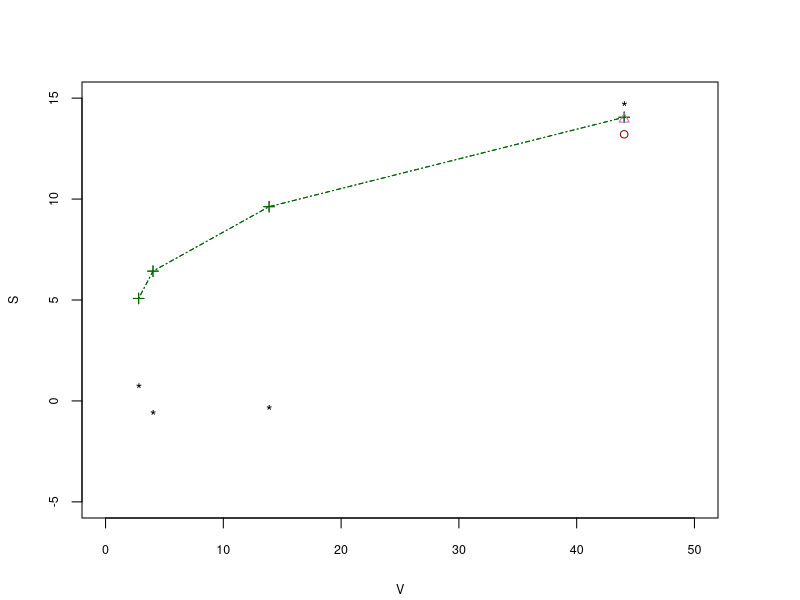

Write R code to recreate this figure.
# Software (c) 2021, The University of Warwick (the "Software"), comprising of code written in R. 
#
# The Software remains the property of the University of Warwick ("the University"). 
# 
# The Software is distributed "AS IS" under this Licence solely for non-commercial use, 
# such as academic research, clinical research, and clinical trials, in the hope that it 
# will be useful, but in order that the University as a charitable foundation protects 
# its assets for the benefit of its educational and research purposes, the University  
# makes clear that no condition is made or to be implied, nor is any warranty given or to  
# be implied, as to the accuracy of the Software, or that it will be suitable for any  
# particular purpose or for use under any specific conditions. Furthermore, the University  
# disclaims all responsibility for the use which is made of the Software. It further  
# disclaims any liability for the outcomes arising from using the Software. 
# 
# The Licensee agrees to indemnify the University and hold the University harmless from  
# and against any and all claims, damages and liabilities asserted by third parties  
# (including claims for negligence) which arise directly or indirectly from the use of  
# the Software. No part of the Software may be reproduced, modified, transmitted or  
# transferred in any form or by any means, electronic or mechanical, without the  
# express permission of the University. The permission of the University is not required  
# if the said reproduction, modification, transmission or transference is done without  
# financial return, the conditions of this Licence are imposed upon the receiver of the  
# product, and all original and amended source code is included in any transmitted product.  
# You may be held legally responsible for any copyright infringement that is caused or  
# encouraged by your failure to abide by these terms and conditions.
# 
# You are not permitted under this Licence to use this Software commercially. Use for which  
# any financial return is received shall be defined as commercial use, and includes  
# (1) integration of all or part of the source code or the Software into a product for sale  
# or license by or on behalf of Licensee to third parties or (2) use of the Software or any  
# derivative of it for research with the final aim of developing software products for  
# sale or license to a third party or (3) use of the Software or any derivative of it for  
# research with the final aim of developing non-software products for sale or license to  
# a third party, or (4) use of the Software to provide any service to an external organisation  
# for which payment is received.   
# 
# If you are interested in using the Software commercially, please contact Warwick Ventures  
# Limited ("WVL"), the technology transfer company of the University, to negotiate a licence.  
# Contact details are: ventures@warwick.ac.uk.  
#
# If you are in any doubt if your use constitutes commercial use, contact WVL.



library(mvtnorm)
library(parallel)

#-------------------------------------------------------------------------------
conditional_error <- function (look_size, upper, observed_statistic){
  n.looks = length(look_size)- length(observed_statistic) + 2
  s_var = matrix(rep(NA, n.looks^2), ncol=n.looks)
  for (i in seq(1, n.looks)){
    for (j in seq(1,i)){
      s_var[i,j] = s_var[j,i] = look_size[j+length(observed_statistic)-2] 
    }
  }
  #print(s_var)
  counter = length(observed_statistic)-1
  CTI_err = c(rep(NA, 2))
  J.sigma = matrix(rep(NA, (n.looks-1)^2), ncol=(n.looks-1))
  J.mean = c(rep(0, (n.looks-1)))
  sigma_11 = matrix(rep(NA, 1), ncol=1)
  sigma_12 = matrix(NA, nrow=1, ncol=(n.looks-1))
  sigma_21 = matrix(NA, nrow=(n.looks-1), ncol=1)
  sigma_22 = matrix(rep(NA, (n.looks-1)^2), ncol=(n.looks-1))
  sigma_11 = s_var[1,1]
  sigma_12 = s_var[1,2:n.looks]
  sigma_21 = s_var[2:n.looks,1]
  sigma_22 = s_var[2:n.looks,2:n.looks]
  J.sigma = sigma_22 - sigma_21%*%solve(sigma_11)%*%sigma_12
  J.mean = sigma_21%*%solve(sigma_11)%*%observed_statistic[counter]
  
  if (length(observed_statistic) == length(look_size)) {
    CTI_err[2] = 1 - pnorm(upper[length(observed_statistic)], mean = J.mean, sd = sqrt(J.sigma))
  }
  else {
    u = c(upper[length(observed_statistic):length(look_size)])
    #l = c(rep(-Inf, (n.looks-counter)))
    CTI_err[2] = 1-pmvnorm(upper = u, mean = J.mean[1:(n.looks-1)], sigma = J.sigma[1:(n.looks-1),1:(n.looks-1)], abseps=0.00001,maxpts=10000)[1]
  }
  CTI_err[1] = observed_statistic[counter]
  #print(CTI_err_new)
  return(CTI_err)
  
}

#-------------------------------------------------------------------------------
search.function <- function(u, target, mean, sigma){
  ( 1 - pnorm(u, mean = mean, sd = sqrt(sigma)) - target)
}

#-------------------------------------------------------------------------------
CE_boundary <- function(look_size, CTI_err, observed_statistic){
  n.looks = 2#(length(observed_statistic)-1)+1 #same as CTI_err size
  s_var = matrix(rep(NA, n.looks^2), ncol=n.looks)
  for (i in seq(1, n.looks)){
    for (j in seq(1,i)){
      s_var[i,j] = s_var[j,i] = look_size[j+length(observed_statistic)-2] 
    }
  }
  #print(s_var)
  counter = length(observed_statistic)-1
  #CTI_err = c(rep(NA, counter+1))
  J.sigma = c(rep(NA, 1))
  J.mean = c(rep(NA, 1))
  sigma_11 = c(rep(NA, 1))#matrix(rep(NA, counter^2), ncol=counter)
  sigma_12 = c(rep(NA, 1))#matrix(NA, nrow=counter , ncol=(n.looks-counter))
  sigma_21 = c(rep(NA, 1))#matrix(NA, nrow=(n.looks-counter), ncol=counter)
  sigma_22 = c(rep(NA, 1))#matrix(rep(NA, (n.looks-counter)^2), ncol=(n.looks-counter))
  sigma_11 = s_var[1,1]
  sigma_12 = s_var[1,2]
  sigma_21 = s_var[2,1]
  sigma_22 = s_var[2,2]
  J.sigma = sigma_22 - sigma_21%*%solve(sigma_11)%*%sigma_12
  J.mean = sigma_21%*%solve(sigma_11)%*%observed_statistic[counter]
  #print(J.sigma)
  #print(J.mean)
  new_upper = uniroot(search.function, target = CTI_err[2], mean = J.mean, sigma = J.sigma, interval=c(-50,50)*sqrt(look_size[counter+1]))$root
  #print(new_upper_new)
  return(new_upper) 
}
#-------------------------------------------------------------------------------
MSN.search <- function(Max_size, target, Max_looks, org_z.boundaries){
  tail(Power(seq(1,Max_looks)/Max_looks * Max_size, org_z.boundaries, lower = rep(-Inf, Max_looks), theta = delta), n=1 ) - target
}

#-------------------------------------------------------------------------------

design <- function(look_size, alpha.star.u, alpha.star.l)
{
  n.looks = length(look_size)
  alpha.star.u.inc = increments(alpha.star.u)
  alpha.star.l.inc = increments(alpha.star.l)
  
  upper = rep(Inf, n.looks)
  lower = rep(-Inf, n.looks)
  for (look in seq(1, n.looks))
  {
    if (alpha.star.u.inc[look] > 0) {
      upper[look] = uniroot(upper_boundaries, c(-50,50)*sqrt(look_size[look]), look, look_size, upper, lower, target=alpha.star.u[look])$root
    }
    if (alpha.star.l.inc[look] > 0) {
      lower[look] = uniroot(lower_boundaries, c(-50,50)*sqrt(look_size[look]), look, look_size, upper, lower, target=alpha.star.l[look])$root
    }
  }
  data.frame(upper, lower)
}

#-------------------------------------------------------------------------------

increments <- function(v){
  c(v[1], diff(v))
}

#-------------------------------------------------------------------------------

upper_boundaries <- function(upper.value, look, look_size, upper, lower, target)
{
  look_size = look_size[1:look]
  lower = lower[1:look]
  upper = upper[1:look]
  upper[look] = upper.value
  Power(look_size, upper, lower, theta=0)[look] - target
}


lower_boundaries <- function(lower.value, look, look_size, upper, lower, target)
{
  look_size = look_size[1:look]
  upper = upper[1:look]
  lower = lower[1:look]
  lower[look] = lower.value
  Power(look_size, upper=-lower, lower=-upper, theta=0)[look] - target
}

#-------------------------------------------------------------------------------

Power <- function(look_size, upper, lower, theta){
  n.looks = length(look_size)
  s_mean = theta*sqrt(look_size)
  s_var = matrix(rep(NA, n.looks^2), ncol=n.looks)
  
  for (i in seq(1, n.looks)){
    for (j in seq(1,i)){
      s_var[i,j] = s_var[j,i] = sqrt(j)/sqrt(i)
    }
  }
  look_power = 0
  pr_look = rep(0,n.looks)
  for (look in seq(1,n.looks)){
    pr_look[look] = Pr_stopping(look, upper, lower, s_mean, s_var)
  } 
  
  cumsum(pr_look)
}


#-------------------------------------------------------------------------------

Pr_stopping <- function(look, upper, lower, mean, Sigma){
  if (look == 1) {
    pr = 1 - pnorm(upper[1], mean = mean[1], sd = sqrt(Sigma[1,1]))
  }
  else {
    u = c(upper[1:(look-1)],Inf)
    l = c(lower[1:(look-1)],upper[look])
    pr = pmvnorm(lower = l, upper = u, mean = mean[1:look], sigma = Sigma[1:look,1:look], abseps=0.00001,maxpts=10000)[1]
  }
  pr
}
#-------------------------------------------------------------------------------

p_C = 0.15 # standard therapy
p_E = 0.10 # SPAP
p_mean = (p_E + p_C)/ 2
#print(p_mean)
Max_looks = 12
Max_power = 0.9
alpha = 0.05

delta = -log((p_E*(1-p_C))/(p_C*(1-p_E)))
#print(delta)
look_space = seq(1,Max_looks)/Max_looks 
alpha.star.u = (alpha/2)*look_space
alpha.star.l = rep(0, Max_looks)#alpha.star.u
print(alpha.star.u)

get_design = design(look_space, alpha.star.u, alpha.star.l)
org_z.boundaries = get_design$upper
print(org_z.boundaries)


Max_info = uniroot(MSN.search, Max_power, Max_looks, org_z.boundaries, interval = c(0,10000))$root
print(Max_info)
Max_size = 4 * Max_info / (p_mean * (1 - p_mean))
#print(Max_size)
look_size = look_space*Max_info
print(look_size)
#-------------------------------------------------------------------------------

#so we prefer to calculate the info using observed data
#(s_E, s_C, f_E, f_C)-----> s_E|f_E
#                           -------
#                           s_C|f_C
data_1 = matrix(c(12, 11, 10, 12), ncol=2)
v_1 = (data_1[1,1] + data_1[1,2])*(data_1[2,1] + data_1[2,2])*(data_1[1,1] + data_1[2,1])*(data_1[1,2] + data_1[2,2])/(sum(data_1)^3)
data_2 = matrix(c(19, 15, 19, 13), ncol=2)
v_2 = (data_2[1,1] + data_2[1,2])*(data_2[2,1] + data_2[2,2])*(data_2[1,1] + data_2[2,1])*(data_2[1,2] + data_2[2,2])/(sum(data_2)^3)
data_3 = matrix(c(83, 81, 43, 41), ncol=2)
v_3 = (data_3[1,1] + data_3[1,2])*(data_3[2,1] + data_3[2,2])*(data_3[1,1] + data_3[2,1])*(data_3[1,2] + data_3[2,2])/(sum(data_3)^3)
data_4 = matrix(c(240, 198, 137, 158), ncol=2)
v_4 = (data_4[1,1] + data_4[1,2])*(data_4[2,1] + data_4[2,2])*(data_4[1,1] + data_4[2,1])*(data_4[1,2] + data_4[2,2])/(sum(data_4)^3)
#print(data_1)
#print(data_2)
#print(data_3)
#print(data_4)
#print(v_1)
#print(v_2)
#print(v_3)
#print(v_4)


#-------------------------------------------------------------------------------

new_look_size = c(v_1, v_2, v_3, v_4) 
print(new_look_size)
new_alpha.star.u = (alpha/2)*(c(v_1, v_2, v_3, v_4) / Max_info)
print(new_alpha.star.u)
get_new_design = design(new_look_size, new_alpha.star.u, alpha.star.l)
new_z.boundaries = get_new_design$upper
print(new_z.boundaries*sqrt(new_look_size))
#-------------------------------------------------------------------------------
observed_statistic = c(((data_1[2,1] + data_1[2,2])*data_1[1,1] - (data_1[1,1] + data_1[1,2])*data_1[2,1])/sum(data_1),
                       ((data_2[2,1] + data_2[2,2])*data_2[1,1] - (data_2[1,1] + data_2[1,2])*data_2[2,1])/sum(data_2), 
                       ((data_3[2,1] + data_3[2,2])*data_3[1,1] - (data_3[1,1] + data_3[1,2])*data_3[2,1])/sum(data_3), 
                       ((data_4[2,1] + data_4[2,2])*data_4[1,1] - (data_4[1,1] + data_4[1,2])*data_4[2,1])/sum(data_4)) #/ sqrt(new_look_size)
print(observed_statistic)
#-------------------------------------------------------------------------------
rem_alpha.star.u = c((alpha/2)*v_1/ Max_info, (alpha/2)*v_2/ Max_info, (alpha/2)*v_3/ Max_info, (alpha/2))
#print(rem_alpha.star.u)
get_rem_design = design(new_look_size, rem_alpha.star.u, alpha.star.l)
rem_z.boundaries = get_rem_design$upper
print(rem_z.boundaries*sqrt(new_look_size))

#-------------------------------------------------------------------------------

CE_look_size = c(rep(0, Max_looks))
CE_alpha.star.u = c(rep(0, Max_looks))
for (i in seq(1,Max_looks)){
  if (i < 4){
    CE_look_size[i] = new_look_size[i]
    CE_alpha.star.u[i] = new_alpha.star.u[i]
  }
  else{
    CE_look_size[i] = look_space[i]*Max_info
    CE_alpha.star.u[i] = alpha.star.u[i]
  }
}
print(CE_look_size)
#print(CE_alpha.star.u)
get_CE_design = design(CE_look_size, CE_alpha.star.u, alpha.star.l)
CE_z.boundaries = get_CE_design$upper
print(CE_z.boundaries)
CTIe = conditional_error(CE_look_size, CE_z.boundaries*sqrt(CE_look_size), observed_statistic)#*sqrt(new_look_size))#$CTI_err
print(CTIe)
CE_boundary = CE_boundary(new_look_size, CTIe, observed_statistic)
print(CE_boundary)#/sqrt(new_look_size[4]))

print(observed_statistic)#/sqrt(new_look_size))


#---------------------------------------------------------------------------------

#xdata <- c(look_size)
xdata <- c(2.809723, 4.026602,13.883484,44.032724)
#y1 <- c(org_z.boundaries)
y1 <- c(new_z.boundaries*sqrt(new_look_size))
y2 <- c(observed_statistic)#/sqrt(new_look_size))
y3 <- c(rem_z.boundaries[4]*sqrt(new_look_size[4]))
y4 <- c(CE_boundary)#/sqrt(new_look_size[4]))
par(mar=c(4.1, 4.1, 4.1, 4.1), xpd=TRUE)
plot(xdata[order(xdata)], y1[order(xdata)], type = "o", pch = 3, col = "darkgreen", lty=4, xlab = "V", ylab = "S", xlim=c(0,50), ylim=c(-5,15),  cex.lab=0.75, cex.axis=0.75)
lines(xdata[order(xdata)], y1[order(xdata)], type = "o", pch = 3, col = "darkgreen", lty=4)
#points(c(2.809723, 4.026602,13.883484,44.032724), y2, type = "o", pch = 20, col = "darkgreen",lty=2)
points(c(44.032724), y4, type = "o", pch = 2, lty=3, col = "orchid3")
points(c(44.032724), y3, type = "o", pch = 1, lty=6, col = "darkred")
points(c(2.809723, 4.026602,13.883484,44.032724), y2, pch = "*", col = "black", lty=1)
#lines(c(2.809723, 4.026602,13.883484,44.032724), y2, pch = "*", col = "black", lty=1)
#legend(x="topleft", legend=c("Using original spending function", "Using conditional error", "Spending all remaining alpha", "observed statistic"), col=c("darkgreen", "orchid3", "darkred", "black"),  pch=c(19,20,18,8), cex =0.4, ncol=1)



